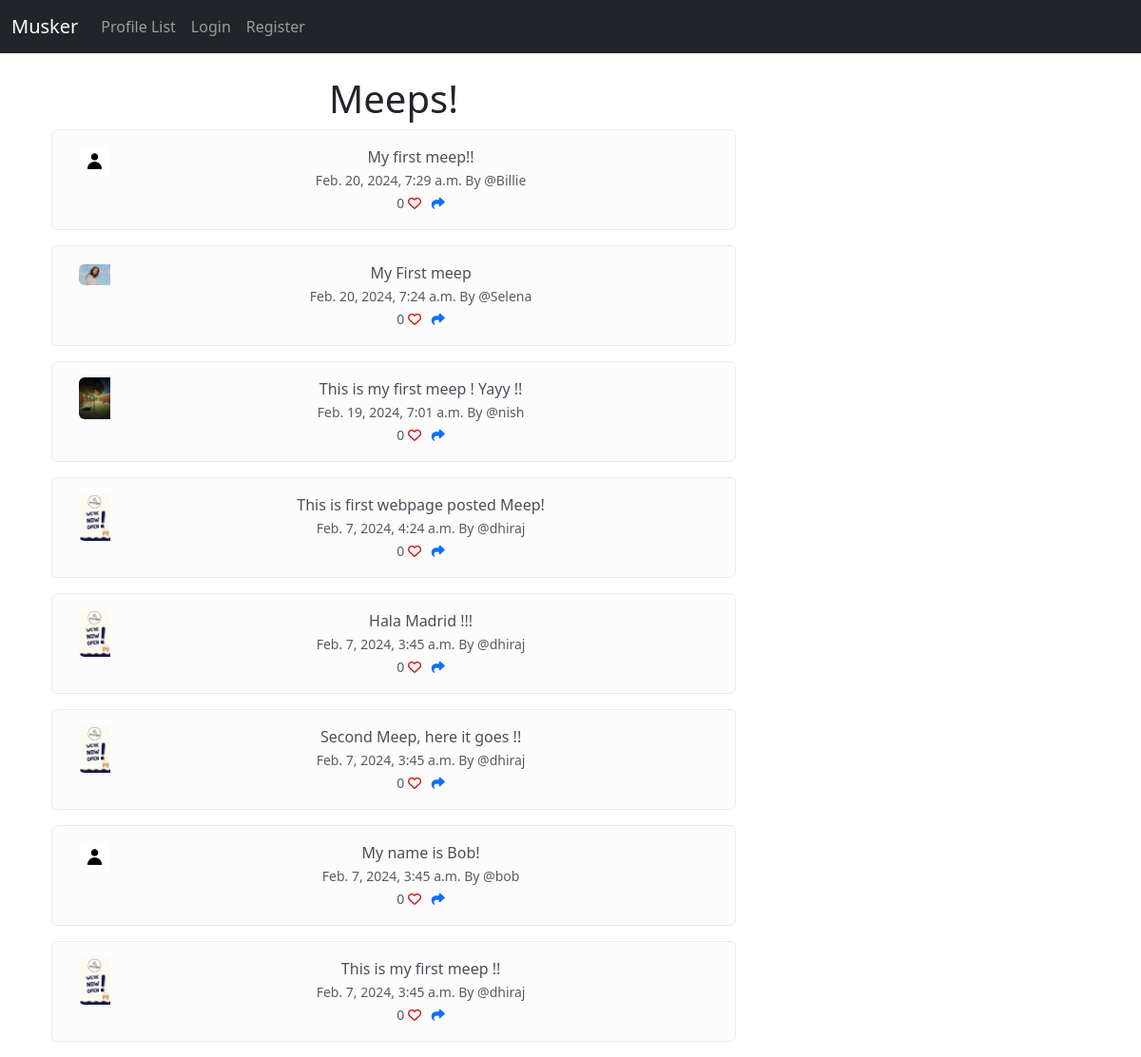
The app's page /, older data.
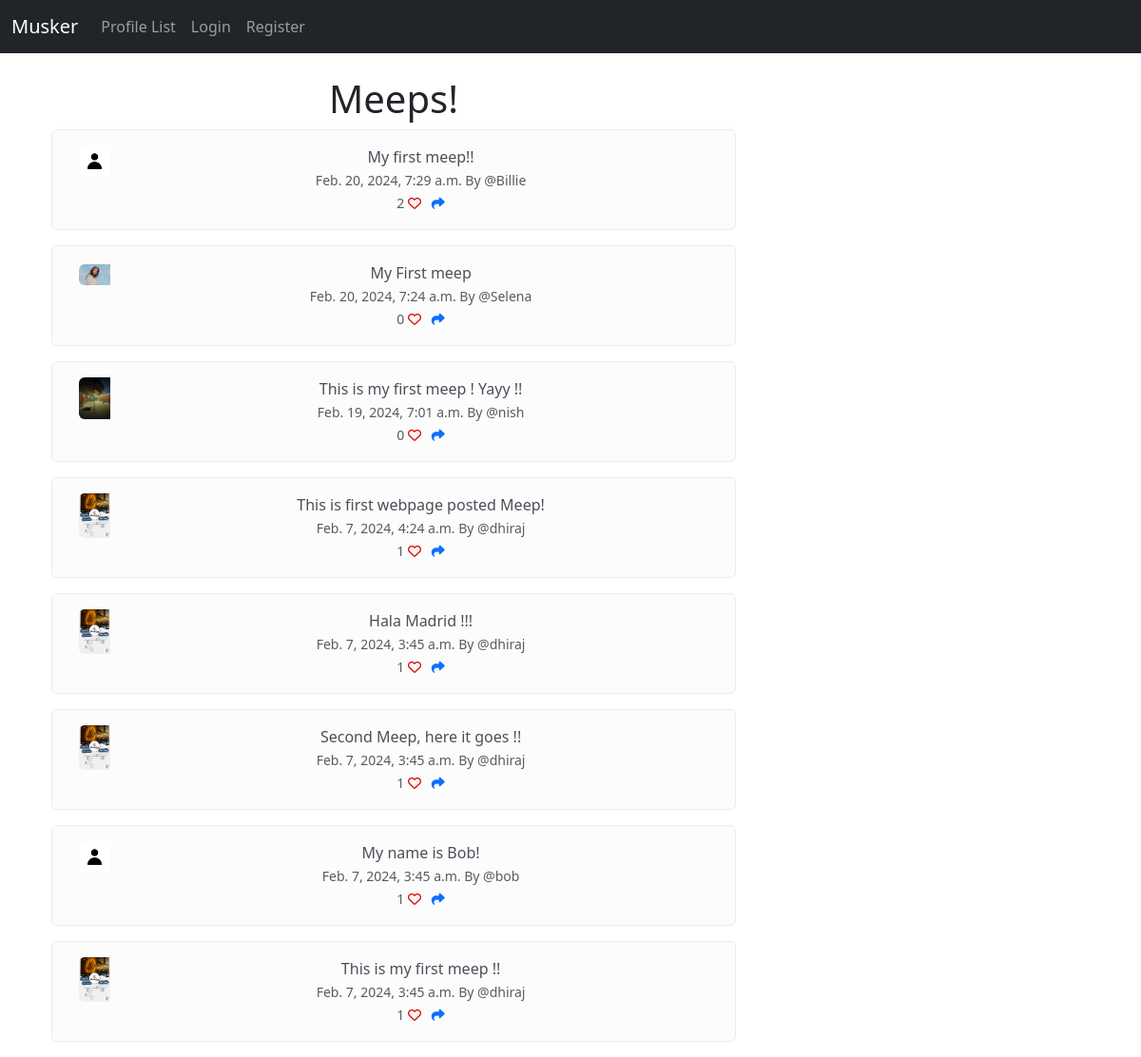
The same page, newer data.
### muskeer/models.py (models this page shows, shortened)
class Meep(models.Model):
    user = models.ForeignKey(
        User, related_name = 'meeps', on_delete = models.DO_NOTHING
    )
    body = models.CharField(max_length = 200)
    createdAt = models.DateTimeField(auto_now_add = True)
    likes = models.ManyToManyField(User, related_name= 'meepLikes', blank=True)
    def numberOfLikes(self):
        return self.likes.count()

class Profile(models.Model):
    user = models.OneToOneField(User, on_delete = models.CASCADE) #Associating one user to one profile
    follows = models.ManyToManyField("self", related_name="followed_by", symmetrical=False, blank=True)
    modifiedDate = models.DateTimeField(auto_now = True)
    profileImage = models.ImageField(null=True, blank=True, upload_to= "images/")
    profileBio = models.CharField(null = True, blank = True, max_length = 500)
    homepageLink = models.CharField(null = True, blank = True, max_length = 100)
    facebookLink = models.CharField(null = True, blank = True, max_length = 100)
    instagramLink = models.CharField(null = True, blank = True, max_length = 100)
    linkedInLink = models.CharField(null = True, blank = True, max_length = 100)

### muskeer/views.py (the view)
# urls.py: path('', views.home, name = 'home'),
def home(request):
    if request.user.is_authenticated:
        form = MeepForm(request.POST or None)
        if request.method == "POST":
            if form.is_valid():
                meep = form.save(commit=False)
                meep.user = request.user
                meep.save()
                messages.success(request,("Your meep has been posted"))
                return redirect('home')
        meeps = Meep.objects.all().order_by("-createdAt")
        return render(request, 'home.html',{'meeps':meeps, 'form': form})
    else:
        meeps = Meep.objects.all().order_by("-createdAt")
        return render(request, 'home.html',{'meeps':meeps})

### muskeer/templates/home.html (shortened to what this page needs)
{% extends 'base.html' %}
{% load static %}
{% block content %}
<div class="container text-center">
   <div class="row">
      <div class="col-8">
         <br>
         <h1>Meeps!</h1>
         {% for meep in meeps %}
         <div class="alert alert-light" role="alert">
            <div class="container">
               <div class="row">
                  <div class="col-1">
                     {% if meep.user.profile.profileImage%}
                     <img  src="{{meep.user.profile.profileImage.url}}" class="img-fluid rounded-start" alt="...">
                     {% else %}
                     <img src="{% static 'images/default_profile.jpg' %}" class="img-fluid rounded-start" alt="...">
                     {% endif %}
                  </div>
                  <div class="col-11">
                     {{meep.body}}<br>
                     <small class="text-muted">
                        {{ meep.createdAt}} By
                        @{{meep.user.username}}
                        <br>
                        {{meep.numberOfLikes}}
                        {% if user in meep.likes.all %}
                        <a href ='{% url 'likeMeep' meep.id %}' ><i class="fa-solid fa-heart" style="color: #dd0808;"></i></a>
                        {% else %}
                        <a href ='{% url 'likeMeep' meep.id %}' ><i class="fa-regular fa-heart" style="color: #dd0808;"></i></a>
                        {% endif %}
                        <a href = '{% url 'shareMeep' meep.id %}' > <i class="fa-solid fa-share"></i> </a>
                     </small>
                  </div>
               </div>
            </div>
         </div>
         {% endfor %}
      </div>
      <div class="col-4">
         <br />
         <br />
         <br />
      </div>
      {% endblock %}

Row changes from the older to the newer data that the page shows:
computed for Meep "My first meep!!": numberOfLikes "0" → "2"
changed through a linked row, Meep "This is first webpage posted Meep!": user.profile.profileImage: a different picture; numberOfLikes "0" → "1"
changed through a linked row, Meep "Hala Madrid !!!": user.profile.profileImage: a different picture; numberOfLikes "0" → "1"
changed through a linked row, Meep "Second Meep, here it goes !!": user.profile.profileImage: a different picture; numberOfLikes "0" → "1"
computed for Meep "My name is Bob!": numberOfLikes "0" → "1"
changed through a linked row, Meep "This is my first meep !!": user.profile.profileImage: a different picture; numberOfLikes "0" → "1"
